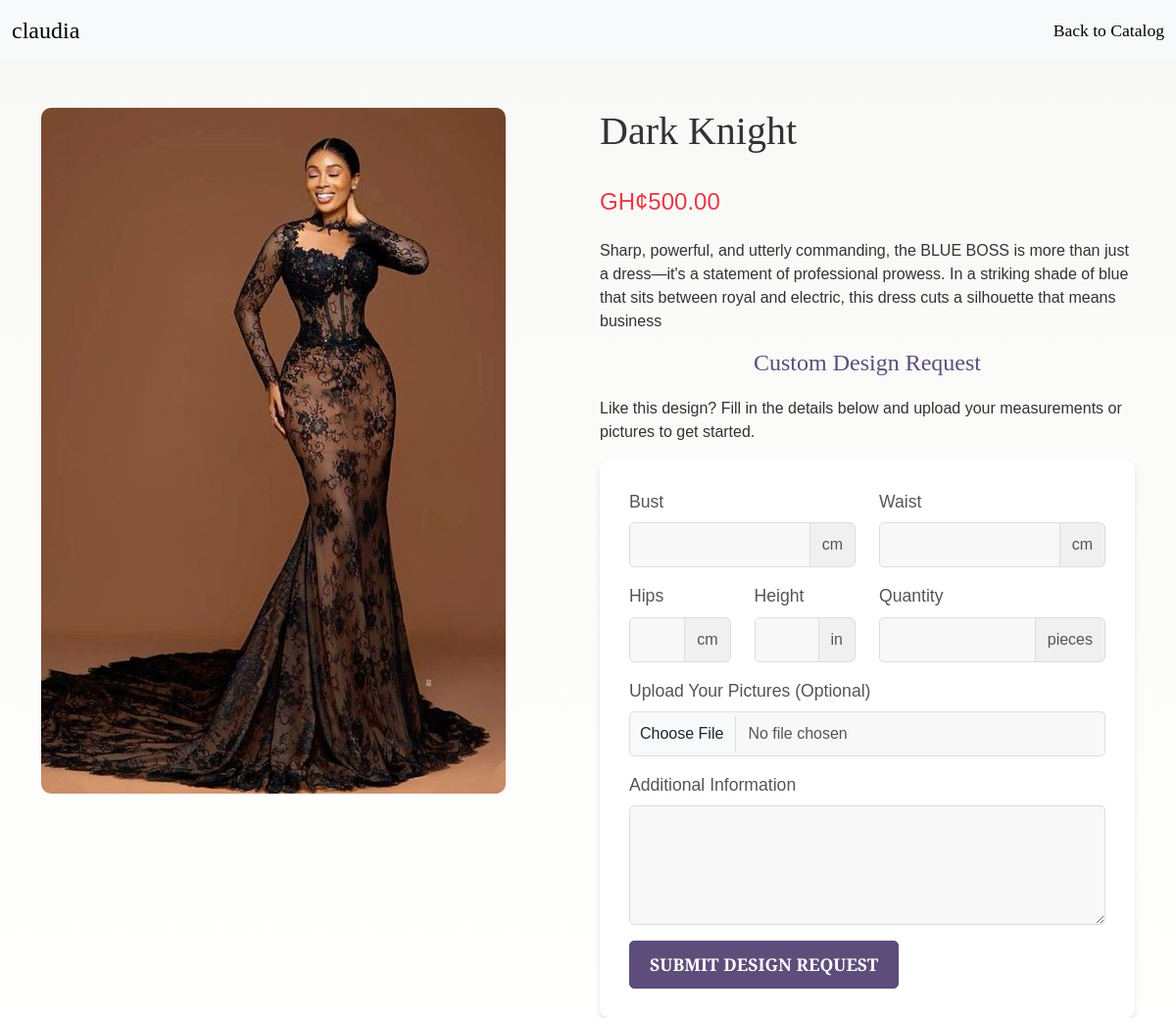
The page /view/product-detail.php?product_id=24 (signed in) on the database its author committed.
### tables this page shows
CREATE TABLE `products` (
  `product_id` int NOT NULL,
  `product_name` varchar(255) NOT NULL,
  `product_description` text,
  `product_price` decimal(10,2) NOT NULL,
  `image_url` varchar(255) DEFAULT NULL,
  `created_at` timestamp NOT NULL DEFAULT CURRENT_TIMESTAMP,
  `updated_at` timestamp NOT NULL DEFAULT CURRENT_TIMESTAMP ON UPDATE CURRENT_TIMESTAMP
);

### view/product-detail.php (the view, shortened to what this page needs)
<?php
include('../db/config.php');
if (!isset($_SESSION['user_id']) || $_SESSION['role'] !== 'customer') {
    if (isset($_GET['product_id']) && is_numeric($_GET['product_id'])) {
        $product_id = $_GET['product_id'];
        $query = "SELECT * FROM products WHERE product_id = ?";
        $stmt = $conn->prepare($query);
        $stmt->bind_param("i", $product_id);
        $stmt->execute();
        $result = $stmt->get_result();
        if ($result->num_rows === 1) {
            $product = $result->fetch_assoc();
        } else {
            header("Location: catalog.php");
            exit();
        }
    } else {
        header("Location: catalog.php");
        exit();
    }
}
?>
<!DOCTYPE html>
<html lang="en">
<head>
    <link href="https://cdn.jsdelivr.net/npm/bootstrap@5.3.0-alpha3/dist/css/bootstrap.min.css" rel="stylesheet">
    <link rel="stylesheet" href="../css/style.css">
    <link rel="stylesheet" href="../css/adminstyle.css">
</head>
<body class="product-detail">
    <nav class="navbar navbar-expand-lg bg-body-tertiary sticky-top">
        <div class="container-fluid">
            <a class="navbar-brand" href="../index.php">claudia</a>
            <a class="nav-link" href="catalog.php">Back to Catalog</a>
        </div>
    </nav>
    <section id="product-detail" class="container mt-5">
        <div class="row">
            <div class="col-md-6">
                <img src="../<?php echo htmlspecialchars($product['image_url']); ?>" class="product-image" alt="<?php echo htmlspecialchars($product['product_name']); ?>">
            </div>
            <div class="col-md-6 custom-design-form ">
                <h2><?php echo htmlspecialchars($product['product_name']); ?></h2>
                <p class="price">GH¢<?php echo number_format($product['product_price'], 2); ?></p>
                <p><?php echo nl2br(htmlspecialchars($product['product_description'])); ?></p>
                <h3 style="text-align: center;">Custom Design Request</h3>
                <p>Like this design? Fill in the details below and upload your measurements or pictures to get started.</p>
                <form id="customDesignForm" action="../actions/submit-design.php" method="POST" enctype="multipart/form-data">
                    <div class="row mb-3">
                        <div class="col-md-6">
                            <label for="bust" class="form-label">Bust</label>
                            <div class="input-group">
                                <input type="number" class="form-control" id="bust" step="0.01" name="bust" required>
                                <span class="input-group-text">cm</span>
                            </div>
                        </div>
                        <div class="col-md-6">
                            <label for="waist" class="form-label">Waist</label>
                            <div class="input-group">
                                <input type="number" class="form-control" id="waist" step="0.01" name="waist" required>
                                <span class="input-group-text">cm</span>
                            </div>
                        </div>
                    </div>
                    <div class="row mb-3">
                        <div class="col-md-3">
                            <label for="hips" class="form-label">Hips</label>
                            <div class="input-group">
                                <input type="number" class="form-control" id="hips" step="0.01" name="hips" required>
                                <span class="input-group-text">cm</span>
                            </div>
                        </div>
                        <div class="col-md-3">
                            <label for="height" class="form-label">Height</label>
                            <div class="input-group">
                                <input type="number" class="form-control" id="height" step="0.01" name="height" required>
                                <span class="input-group-text">in</span>
                            </div>
                        </div>
                        <div class="col-md-6">
                            <label for="quantity" class="form-label">Quantity</label>
                            <div class="input-group">
                                <input type="number" class="form-control" id="quantity" step="1" name="quantity" required>
                                <span class="input-group-text">pieces</span>
                            </div>
                        </div>
                    </div>
                    <div class="mb-3">
                        <label for="measurements" class="form-label">Upload Your Pictures (Optional)</label>
                        <input type="file" class="form-control" id="measurements" name="measurements">
                    </div>
                    <div class="mb-3">
                        <label for="additionalInfo" class="form-label">Additional Information</label>
                        <textarea class="form-control" id="additionalInfo" name="additionalInfo" rows="4"></textarea>
                    </div>
                    <button type="submit" class="btn btn-primary">Submit Design Request</button>
                </form>
            </div>
        </div>
    </section>
</body>
</html>

### css/style.css (style rules this page uses)
:root { --primary-color: #57200e; --dark-green:#242612; --light-green:#282a20; --wine: #2b1919; --font-size: 16px; --main-font: "Playfair Display", serif; --capital-font: "Cormorant SC", serif; }
.navbar-brand { font-family: var(--capital-font); font-size: 1.5rem; color: #000; }
.nav-link { font-family: var(--capital-font); color: #000; font-size: 1.1rem; transition: color 0.3s ease; }
h2 { font-family: var(--main-font); font-size: 2.5rem; margin-bottom: 30px; text-transform: capitalize; }
h3 { font-family: var(--main-font); font-size: 1.5rem; margin-bottom: 30px; text-transform: capitalize; }
.product-detail { background: linear-gradient(to bottom, rgba(244, 245, 243, 0.7), rgba(255, 255, 254, 0.9)); }

### css/adminstyle.css (style rules this page uses)
:root { --primary-color: #57200e; --font-size: 16px; --main-font: "Playfair Display", serif; --capital-font: "Cormorant SC", serif; }
body { display: flex; flex-direction: column; min-height: 100vh; margin: 0; }
.btn-primary { font-family: "Playfair Display", serif; background-color: #1D1F0E; }
.form-control { border-radius: 5px; padding: 10px; }

### view/product-detail.php (style rules this page uses)
.product-image { max-width: 100%; height: auto; border-radius: 10px; }
.price { font-size: 1.5rem; color: #e63946; margin-bottom: 20px; }
body { background-color: #f9f9f9; font-family: 'Arial', sans-serif; color: #333; }
#customDesignForm { background-color: #ffffff; border-radius: 10px; padding: 30px; box-shadow: 0 4px 6px rgba(0, 0, 0, 0.1); max-width: 800px; margin: 0 auto; }
.form-label { font-size: 1.1rem; color: #555; font-weight: 500; }
.form-control { border-radius: 5px; border: 1px solid #ddd; padding: 10px; font-size: 1rem; color: #333; background-color: #f8f8f8; }
.input-group-text { background-color: #f0f0f0; border: 1px solid #ddd; color: #555; }
.mb-3 { margin-bottom: 20px; }
.btn-primary { background-color: #5d4d7a; border-color: #5d4d7a; padding: 10px 20px; font-size: 1.1rem; border-radius: 5px; color: #fff; text-transform: uppercase; font-weight: 600; }
#measurements { border-radius: 5px; background-color: #f8f8f8; border: 1px solid #ddd; }
textarea.form-control { resize: vertical; padding: 12px; }
h3 { font-size: 1.5rem; color: #5d4d7a; margin-bottom: 20px; }
input[type="file"] { padding: 10px; background-color: #f8f8f8; border: 1px solid #ddd; border-radius: 5px; color: #555; }
textarea.form-control { padding: 12px; background-color: #f8f8f8; border: 1px solid #ddd; border-radius: 5px; color: #333; }

### rows shown on the page
products: image_url (picture), product_name "Dark Knight", product_price "500.00", product_description "Sharp, powerful, and utterly commanding, the BLUE BOSS is more than just a dress—it's a statement of professional prowess. In a striking shade of blue that sits between royal and electric, this dress cuts a silhouette that means business"
